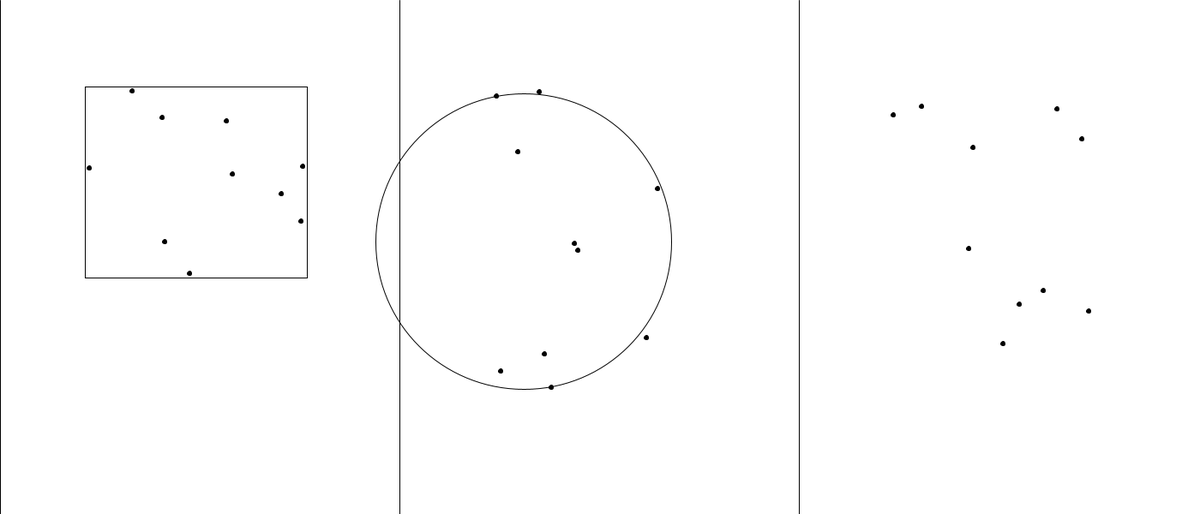
Frame 1 (no input)
Frame 60 (the mouse pressed at the canvas centre just before this capture): identical to frame 1, image omitted
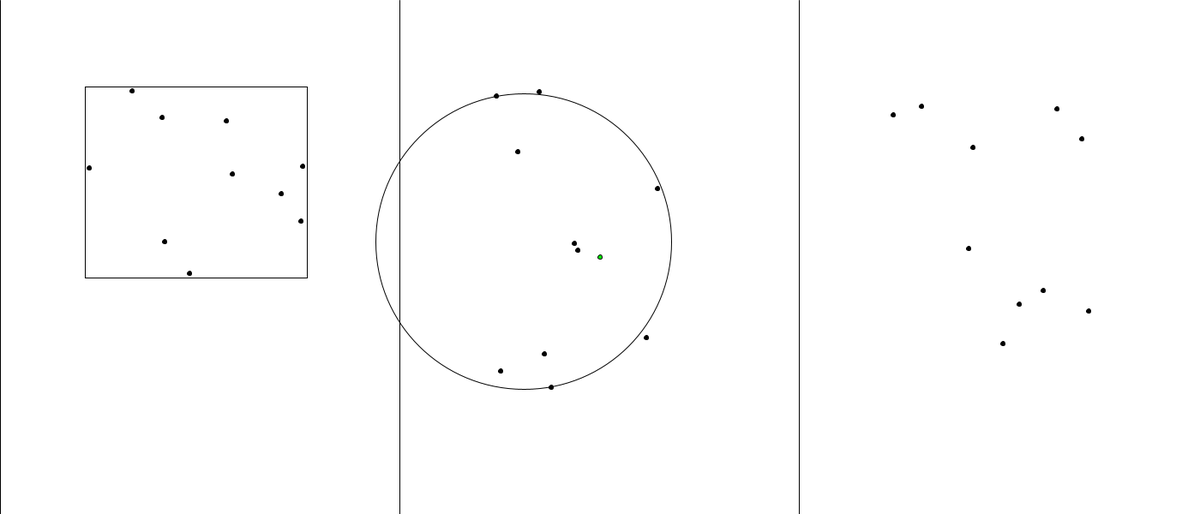
Frame 120 (the mouse held since frame 60 and released just before this capture)

The Processing sketch that drew these frames (run headless with seeded random() and noise(); from frame 60 on, the mouse is pressed at the canvas centre):

// Processing sketch: CollisionCloud
// ── CollisionCloud.pde
int divisionCount = 3;
int divisionSize;
int offSet = 100;

ArrayList<PVector> pontos1 = new ArrayList<PVector>();
ArrayList<PVector> pontos2 = new ArrayList<PVector>();
ArrayList<PVector> pontos3 = new ArrayList<PVector>();

ArrayList<PVector> pontosMouse = new ArrayList<PVector>();

AABB box;
Circle circle;

void setup() {
  size(1400, 600);
  divisionSize = width/divisionCount;
  for (int j = 0; j < divisionCount; j++) {
    line(divisionSize * j, 0, divisionSize * j, height);
    for (int i = 0; i < 10; i++) {
      if (j == 0)
        pontos1.add(new PVector((int)random(divisionSize * j + offSet, divisionSize * 1 - offSet), (int)random(0 + offSet, height - offSet)));
      else if (j == 1)
        pontos2.add(new PVector((int)random(divisionSize * j + offSet, divisionSize * 2 - offSet), (int)random(0 + offSet, height - offSet)));
      else if (j == 2)
        pontos3.add(new PVector((int)random(divisionSize * j + offSet, divisionSize * 3 - offSet), (int)random(0 + offSet, height - offSet)));
    }
  }

  box = new AABB();
  circle = new Circle();
}

void draw() {
  background(255);
  fill(255);

  for (int j = 0; j < divisionCount; j++) {
    line(divisionSize * j, 0, divisionSize * j, height);
  }
  fill(0);
  for (int i = 0; i < pontos1.size(); i++) {
    ellipse(pontos1.get(i).x, pontos1.get(i).y, 5, 5);
    ellipse(pontos2.get(i).x, pontos2.get(i).y, 5, 5);
    ellipse(pontos3.get(i).x, pontos3.get(i).y, 5, 5);
  }

  noFill();
  box.Update();
  circle.Update();

  for (PVector p : pontosMouse) {
    if (box.CheckInside(p) || circle.CheckInside(p))
      fill(0, 255, 0);
    else
      fill(255, 0, 0);
    ellipse(p.x, p.y, 5, 5);
  }
}

void mousePressed() {
  pontosMouse.add(new PVector(mouseX, mouseY));
}

// ── AABB.pde
class AABB {

  PVector left;
  PVector right;
  PVector bottom;
  PVector up;
  PVector cornerPoint;
  PVector size;

  AABB() {
    left = pontos1.get(0);
    right = pontos1.get(0);
    bottom = pontos1.get(0);
    up = pontos1.get(0);
    cornerPoint = new PVector();
    size = new PVector();
  }

  void Update() {
    for (PVector p : pontos1) {
      if (p.x < left.x) {
        left = p;
      }
      if (p.x > right.x) {
        right = p;
      }
      if (p.y < up.y) {
        up = p;
      }
      if (p.y > bottom.y) {
        bottom = p;
      }
    }
    
    cornerPoint = new PVector(left.x, up.y);
    size = new PVector(right.x - left.x, bottom.y - up.y);
    noFill();

    rect(cornerPoint.x-5, cornerPoint.y-5, size.x+10, size.y+10);
  }
  
  boolean CheckInside(PVector p) {
    if (p.x > cornerPoint.x-5 && p.x < cornerPoint.x+size.x+5) {
      if (p.y > cornerPoint.y-5 && p.y < cornerPoint.y+size.y+5) {
        return true;
      }
    }
    return false;
  }
}

// ── Circle.pde
class Circle {

  class pointInfo {
    PVector point;
    PVector distPoint;
    float dist;

    pointInfo(PVector _point, PVector _distPoint, float _dist) {
      point = _point;
      distPoint = _distPoint;
      dist = _dist;
    }
  }

  PVector pos;
  float diametro;

  Circle() {
  }

  void Update() {
    ArrayList<pointInfo> points = new ArrayList<pointInfo>();

    float maior = 0;
    PVector punto = new PVector();

    for (PVector p : pontos2) {
      for (PVector p2 : pontos2) {
        float dist = p.copy().dist(p2.copy());
        if (dist > maior) {
          maior = dist;
          punto = p2.copy();
        }
      }
      points.add(new pointInfo(p, punto, maior));
    }

    pointInfo maiorGetado = GetMaior(points);
    PVector circlePos = PVector.lerp(maiorGetado.point, maiorGetado.distPoint, 0.5);

    for (PVector pp : pontos2) {
      PVector dir = pp.copy().sub(circlePos.copy());
      dir = dir.normalize();
      if (circlePos.copy().dist(pp.copy()) > maiorGetado.dist) {
        println(dir);
        float toAproach = circlePos.copy().dist(pp.copy()) - maiorGetado.dist;
        circlePos.add(dir.mult(toAproach));
      }
    }


    noFill();
    ellipse(circlePos.x, circlePos.y, maiorGetado.dist, maiorGetado.dist);
    pos = circlePos.copy();
    diametro = maiorGetado.dist;
  }

  pointInfo GetMaior(ArrayList<pointInfo> pt) {
    pointInfo maior = pt.get(0);

    for (pointInfo pi : pt) {
      if (pi.dist > maior.dist) {
        maior = pi;
      }
    }
    return maior;
  }
  
  boolean CheckInside(PVector target){
   
    return pos.dist(target) <= this.diametro/2;
  }
  
}

// ── OBB.pde
class OBB {
  ArrayList<PVector> points = new ArrayList<PVector>();
  PVector axis;
  PVector pos;
  OBB() {
    pos = new PVector(0, 0);
    axis = new PVector(0, 0);
  }

  void Update() {
  }

  PVector randomize(float _len) {
    float angle = random(0, 2*PI);
    return new PVector(_len*cos(angle), _len*sin(angle));
  }
}
